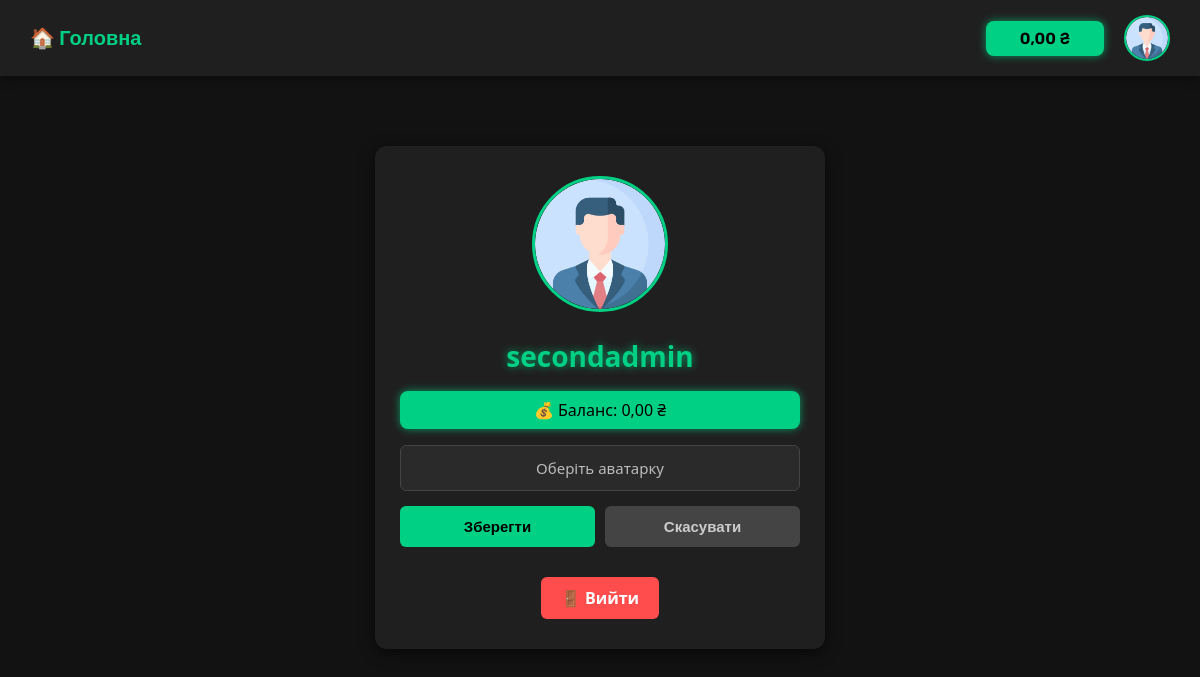
The app's page /profile/ (signed in) with its own data.
### accounts/models.py (models this page shows, shortened)
class CustomUser(AbstractUser):
    email = models.EmailField(unique=True)
    avatar = models.ImageField(upload_to='avatars/', default='files/avatars/default.png')
    balance = models.DecimalField(max_digits=10, decimal_places=2, default=0.00)

### accounts/views.py (the view)
# urls.py: path('profile/', accounts_views.profile_view, name='profile'),
@login_required
def profile_view(request):
    if request.method == 'POST':
        form = ProfileUpdateForm(request.POST, request.FILES, instance=request.user)
        if form.is_valid():
            form.save()
            return redirect('profile')
    else:
        form = ProfileUpdateForm(instance=request.user)
    return render(request, 'accounts/profile.html', {'form': form})

### accounts/templates/accounts/profile.html (shortened to what this page needs)
{% extends 'base.html' %}
{% block content %}
<div class="profile-wrapper">
    <div class="profile-card">
        <div class="custom-avatar-wrapper">
            <img src="{{ request.user.avatar.url }}" alt="Avatar">
        </div>
        <h2>{{ request.user.username }}</h2>
        <p class="balance">💰 Баланс: {{ request.user.balance|floatformat:2 }} ₴</p>
        <form method="post" enctype="multipart/form-data" class="profile-form">
            <div class="form-group">
                <label for="avatar" class="custom-file-label">Оберіть аватарку</label>
            </div>
            <div class="btn-group">
                <button type="submit" class="btn btn-save">Зберегти</button>
                <button type="button" class="btn btn-cancel" id="cancelBtn">Скасувати</button>
            </div>
        </form>
        <a href="{% url 'logout' %}" class="btn-logout">🚪 Вийти</a>
    </div>
</div>
{% endblock %}

### templates/base.html (shortened to what this page needs)
<!DOCTYPE html>
<html lang="uk">
<head>
</head>
<body>
    <div class="navbar" role="navigation" aria-label="Головна навігація">
        <div class="nav-left">
            <a href="{% url 'home' %}">🏠 Головна</a>
        </div>
        <div class="nav-right">
            {% if request.user.is_authenticated %}
                <div class="balance" aria-label="Баланс користувача" tabindex="0">
                    {{ request.user.balance|floatformat:2 }} ₴
                </div>
                <div class="avatar-menu-wrapper" tabindex="0" aria-haspopup="true" aria-expanded="false" aria-label="Меню користувача">
                    <a href="{% url 'profile' %}" tabindex="-1">
                        <img src="{{ request.user.avatar.url }}" alt="Аватар користувача" />
                    </a>
                </div>
            {% else %}
                <a href="{% url 'login' %}" class="auth-link">🔐 Вхід</a>
                <a href="{% url 'register' %}" class="auth-link">📝 Реєстрація</a>
            {% endif %}
        </div>
    </div>
    <div class="container">
        {% block content %}{% endblock %}
    </div>
</body>
</html>

### templates/base.html (style rules this page uses)
body { background-color: #121212; font-family: 'Rubik', sans-serif; color: #fff; margin: 0; }
.navbar { background-color: #1f1f1f; display: flex; justify-content: space-between; padding: 15px 30px; align-items: center; box-shadow: 0 2px 10px rgba(0,0,0,0.5); position: relative; z-index: 100; }
.nav-left a { color: #00d084; font-weight: 700; text-decoration: none; font-size: 20px; transition: color 0.3s ease; }
.nav-right { display: flex; align-items: center; gap: 20px; position: relative; font-weight: 600; }
.balance { background: #00d084; color: #000; padding: 8px 14px; border-radius: 8px; cursor: default; user-select: none; font-size: 16px; min-width: 90px; text-align: center; box-shadow: 0 0 8px #00d084aa; }
.avatar-menu-wrapper { position: relative; display: inline-block; cursor: pointer; }
.avatar-menu-wrapper img { width: 42px; height: 42px; border-radius: 50%; border: 2px solid #00d084; display: block; transition: box-shadow 0.3s ease; }
.container { padding: 30px; }

### accounts/templates/accounts/profile.html (style rules this page uses)
.profile-wrapper { display: flex; justify-content: center; align-items: center; margin: 40px 0; padding: 0 15px; }
.profile-card { background-color: #1f1f1f; padding: 30px 25px; border-radius: 12px; box-shadow: 0 4px 15px rgba(0, 0, 0, 0.6); max-width: 400px; width: 100%; text-align: center; color: #ddd; font-family: 'Segoe UI', Tahoma, Geneva, Verdana, sans-serif; }
.custom-avatar-wrapper { margin-bottom: 20px; }
.custom-avatar-wrapper img { width: 130px; height: 130px; object-fit: cover; border-radius: 50%; border: 3px solid #00d084; transition: transform 0.3s ease; }
h2 { margin: 10px 0 5px; font-size: 28px; font-weight: 700; color: #00d084; text-shadow: 0 0 8px #00d084aa; }
.profile-form { text-align: left; margin-bottom: 20px; }
.form-group { margin-bottom: 15px; position: relative; }
.custom-file-label { display: block; background-color: #2a2a2a; border: 1px solid #444; padding: 12px 15px; border-radius: 6px; font-size: 15px; color: #bbb; text-align: center; cursor: pointer; user-select: none; transition: background-color 0.3s ease, color 0.3s ease; }
.btn-group { display: flex; gap: 10px; }
.btn { flex: 1; padding: 12px 0; border: none; border-radius: 6px; font-weight: 600; cursor: pointer; font-size: 15px; transition: background-color 0.3s ease, color 0.3s ease; }
.btn-save { background-color: #00d084; color: #000; }
.btn-cancel { background-color: #444; color: #ccc; }
.btn-logout { display: inline-block; margin-top: 10px; background-color: #ff4d4d; color: #fff; padding: 10px 20px; border-radius: 6px; font-weight: 700; text-decoration: none; transition: background-color 0.3s ease; }

### records on screen
CustomUser: user.balance "0,00", user.avatar (placeholder picture), user.username "secondadmin"
